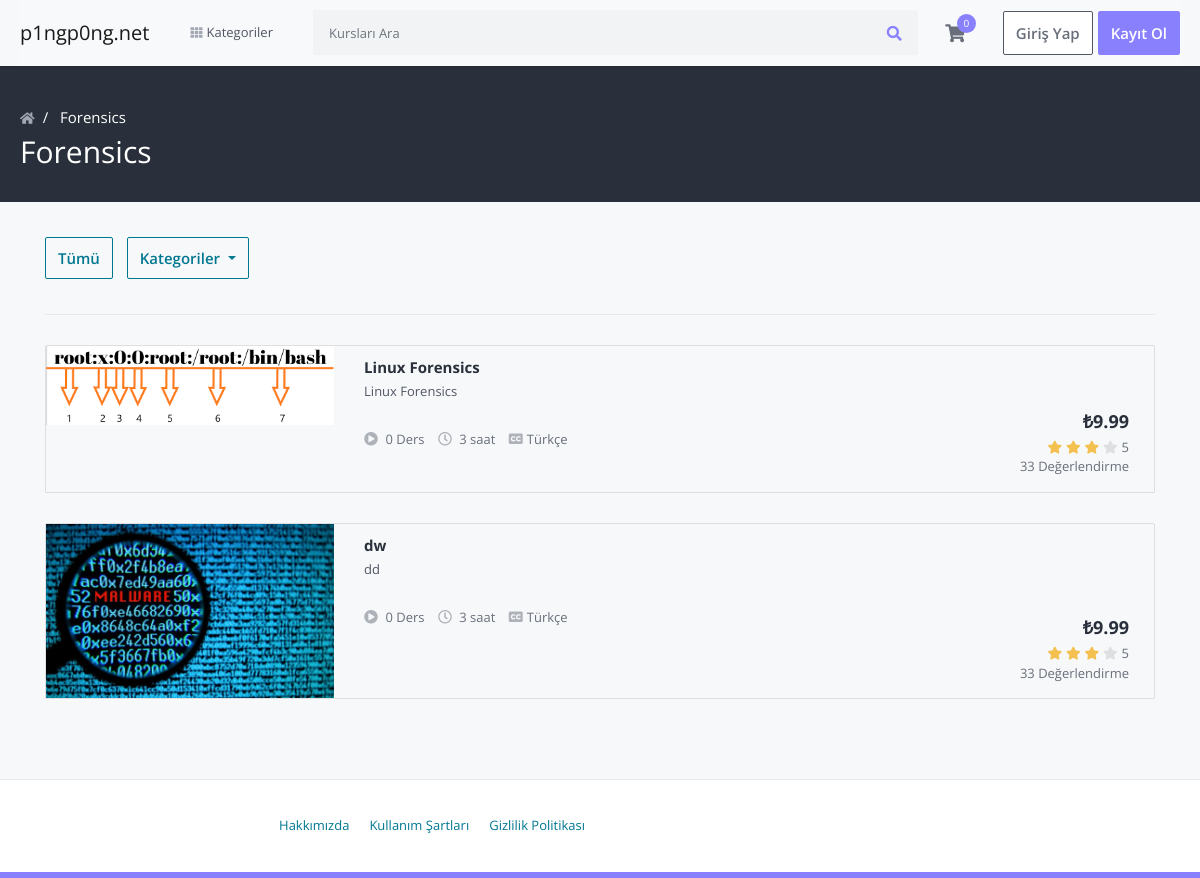
/courses/forensics/category, run on the app's committed database.
### courses/models.py (models this page shows, shortened)
class Category(models.Model):
    title = models.CharField(max_length=50)
    slug = models.SlugField(max_length=200, unique=True)

class Course(models.Model):
    title = models.CharField(max_length=200)
    user = models.ForeignKey(User, on_delete=models.CASCADE)
    category = models.ManyToManyField(Category)
    slug = models.SlugField(max_length=200, unique=True, primary_key=True, auto_created=False)
    short_description = models.TextField(blank=False, max_length=120)
    description = models.TextField(blank=False)
    outcome = models.CharField(max_length=200)
    requirements = models.CharField(max_length=200)
    language = models.CharField(max_length=200)
    price = models.FloatField(validators=[MinValueValidator(9.99)])
    level = models.CharField(max_length=20)
    thumbnail = models.ImageField(upload_to='thumbnails/')
    video_url = models.CharField(max_length=100)
    is_published = models.BooleanField(default=True)
    created_at = models.DateTimeField(default=now)
    updated_at = models.DateTimeField(default=now)

### courses/views.py (the view)
# urls.py: path('courses/<slug:slug>/category', CoursesByCategoryListView.as_view(), name='course-by-category'),
class CoursesByCategoryListView(ListView):
    model = Course
    template_name = 'courses/courses_by_category.html'
    context_object_name = 'courses'
    def get_queryset(self):
        category = Category.objects.get(slug=self.kwargs['slug'])
        return self.model.objects.filter(category=category.id)
    def get_context_data(self, **kwargs):
        context = super().get_context_data(**kwargs)
        category = Category.objects.get(slug=self.kwargs['slug'])
        context['category'] = category
        context['categories'] = Category.objects.all()
        return context

### cart/cart.py (called while the page is built)
    def __len__(self):
        return sum(item['quantity'] for item in self.cart.values())

    def get_total_price(self):
        return sum(Decimal(item['price']) * item['quantity'] for item in self.cart.values())

### cart/context_processors.py (called while the page is built)
def cart(request):
    return {'cart': Cart(request)}

### courses/context_processors.py (called while the page is built)
def categories_processor(request):
    categories = Category.objects.all()
    return {'categories': categories}

### templates/courses/courses_by_category.html (shortened to what this page needs)
{% extends 'layouts/base.html' %}
{% load static %}
{% block content %}
    <section class="category-header-area">
        <div class="container-lg">
            <div class="row">
                <div class="col">
                    <nav>
                        <ol class="breadcrumb">
                            <li class="breadcrumb-item">
                                <a href="/">
                                    <i class="fas fa-home"></i>
                                </a>
                            </li>
                            <li class="breadcrumb-item">
                                <a href="#">
                                    {{ category.title }}
                                </a>
                            </li>
                        </ol>
                    </nav>
                    <h1 class="category-name">
                        {{ category.title }}
                    </h1>
                </div>
            </div>
        </div>
    </section>
    <section class="category-course-list-area">
        <div class="container">
            <div class="row">
                <div class="col">
                    <div class="category-filter-box filter-box clearfix">
                        <a href="" class="btn btn-outline-secondary all-btn">Tümü</a>
                        <div class="btn-group category-list">
                            <a class="btn btn-outline-secondary dropdown-toggle" href="#" data-toggle="dropdown">
                                Kategoriler
                            </a>
                        </div>
                    </div>
                    <div class="category-course-list">
                        <ul>
                            {% for course in courses %}
                                <li>
                                    <div class="course-box-2">
                                        <div class="course-image">
                                            <a href="{% url 'courses:course-details' course.slug %}">
                                                <img src="/media/{{ course.thumbnail }}" alt="" class="img-fluid">
                                            </a>
                                        </div>
                                        <div class="course-details">
                                            <a href="{% url 'courses:course-details' course.slug %}"
                                               class="course-title">{{ course.title }}</a>
                                            <div class="course-subtitle">
                                                {{ course.short_description }}
                                            </div>
                                            <div class="course-meta">
                                                <span class="">
                                                    <i class="fas fa-play-circle"></i>
                                                    {{ course.lessons.count }} Ders
                                                </span>
                                                <span class="">
                                                    <i class="far fa-clock"></i>
                                                    3 saat
                                                </span>
                                                <span class="">
                                                    <i class="fas fa-closed-captioning"></i>{{ course.language }}
                                                </span>
                                            </div>
                                        </div>
                                        <div class="course-price-rating">
                                            <div class="course-price">
                                                <span class="current-price">₺{{ course.price }}</span>
                                            </div>
                                            <div class="rating">
                                                <i class="fas fa-star filled"></i>
                                                <i class="fas fa-star filled"></i>
                                                <i class="fas fa-star filled"></i>
                                                <i class="fas fa-star"></i>
                                                <span class="d-inline-block average-rating">5</span>
                                            </div>
                                            <div class="rating-number">
                                                33 Değerlendirme
                                            </div>
                                        </div>
                                    </div>
                                </li>
                            {% endfor %}
                        </ul>
                    </div>
                </div>
            </div>
        </div>
    </section>
{% endblock %}

### templates/layouts/base.html (shortened to what this page needs)
<!DOCTYPE html>
<html>
<head>
    {% include 'partials/header.html' %}
</head>
<body class="gray-bg">
{% include 'partials/navbar.html' %}
{% block content %}{% endblock %}
{% include 'partials/footer.html' %}
</body>
</html>

### templates/partials/header.html (shortened to what this page needs)
{% load static %}
<link rel="stylesheet" href="{% static 'frontend/css/jquery.webui-popover.min.css' %}">
<link rel="stylesheet" href="{% static 'frontend/css/select2.min.css' %}">
<link rel="stylesheet" href="{% static 'frontend/css/slick.css' %}">
<link rel="stylesheet" href="{% static 'frontend/css/slick-theme.css' %}">
<link rel="stylesheet" href="{% static 'frontend/css/fontawesome-all.min.css' %}">
<link rel="stylesheet" href="{% static 'frontend/css/bootstrap.min.css' %}">
<link rel="stylesheet" href="{% static 'frontend/css/main.css' %}">
<link rel="stylesheet" href="{% static 'frontend/css/responsive.css' %}">
<link rel="stylesheet" href="https://cdnjs.cloudflare.com/ajax/libs/toastr.js/latest/css/toastr.css">

### templates/partials/navbar.html (shortened to what this page needs)
{% load static %}
<section class="menu-area">
    <div class="container-xl">
        <div class="row">
            <div class="col">
                <nav class="navbar navbar-expand-lg navbar-light bg-light">
                    <a class="navbar-brand" href="/">
                        p1ngp0ng.net
                    </a>
                    {% include 'partials/menu.html' %}
                    <form class="inline-form" action="{% url 'lms:search' %}" method="get" style="width: 100%;">
                        <div class="input-group search-box mobile-search">
                            <input type="text" name='q' class="form-control"
                                   placeholder="Kursları Ara">
                            <div class="input-group-append">
                                <button class="btn" type="submit"><i class="fas fa-search"></i></button>
                            </div>
                        </div>
                    </form>
                    <div class="cart-box menu-icon-box" id="cart_items">
                        {% include 'partials/cart.html' %}
                    </div>
                    {% if request.user.is_authenticated %}
                        <div class="user-box menu-icon-box">
                            <div class="icon">
                                <a href="">
                                    <img src="/media/{{ request.user.profile.avatar}}" alt="" class="img-fluid">
                                </a>
                            </div>
                            <div class="dropdown user-dropdown corner-triangle top-right">
                                <ul class="user-dropdown-menu">
                                    <li class="dropdown-user-info">
                                        <a href="">
                                            <div class="clearfix">
                                                <div class="user-image float-left">
                                                    <img src="/media/{{ request.user.profile.avatar}}" alt=""
                                                         class="img-fluid">
                                                </div>
                                                <div class="user-details">
                                                    <div class="user-name">
                                                        <span class="hi">hi,</span> {{ request.user.email }}
                                                    </div>
                                                    <div class="user-email">
                                                        <span class="email">{{ request.user.name }}</span>
                                                        <span class="welcome">Tekrar Hoşgeldiniz.</span>
                                                    </div>
                                                </div>
                                            </div>
                                        </a>
                                    </li>
                                    <li class="user-dropdown-menu-item">
                                        <a href="{% url 'accounts:enrolled-courses' %}">
                                            <i class="far fa-gem"></i>Kurslarım
                                        </a>
                                    </li>
                                    <li class="user-dropdown-menu-item">
                                        <a href="">
                                            <i class="far fa-heart"></i>İsteklerim
                                        </a>
                                    </li>
                                    <li class="user-dropdown-menu-item">
                                        <a href="{% url 'accounts:my-profile' %}">
                                            <i class="fas fa-user"></i>Profili Düzenle
                                        </a>
                                    </li>
                                    <li class="dropdown-user-logout user-dropdown-menu-item">
                                        <a href="{% url 'accounts:logout' %}">Çıkış Yap</a>
                                    </li>
                                </ul>
                            </div>
                        </div>
                    {% else %}
                        <div class="sign-in-box btn-group">
                            <a href="{% url 'accounts:login' %}" class="btn btn-sign-in">Giriş Yap</a>
                            <a href="{% url 'accounts:register' %}" class="btn btn-sign-up">Kayıt Ol</a>
                        </div>
                    {% endif %}
                </nav>
            </div>
        </div>
    </div>
</section>

### templates/partials/menu.html (shortened to what this page needs)
<div class="main-nav-wrap">
    <ul class="mobile-main-nav">
        <li class="has-children">
            <a href="">
                <i class="fas fa-th d-inline"></i>
                <span>Kategoriler</span>
            </a>
        </li>
    </ul>
</div>

### templates/partials/cart.html (shortened to what this page needs)
{% load static %}
<div class="icon">
    <a href=""><i class="fas fa-shopping-cart"></i></a>
    {% with total_items=cart|length %}
        {% if cart|length > 0 %}
            <span class="number">{{ cart|length }}</span>
        {% else %}
            <span class="number">0</span>
        {% endif %}
    {% endwith %}
</div>

### templates/partials/footer.html (shortened to what this page needs)
<footer class="footer-area">
    <div class="container-xl">
        <div class="row">
            <div class="col-md-6">
                <ul class="nav justify-content-md-end footer-menu">
                    <li class="nav-item">
                        <a class="nav-link"
                           href="">Hakkımızda</a>
                    </li>
                    <li class="nav-item">
                        <a class="nav-link"
                           href="">Kullanım Şartları</a>
                    </li>
                    <li class="nav-item">
                        <a class="nav-link"
                           href="">Gizlilik Politikası</a>
                    </li>
                </ul>
            </div>
        </div>
    </div>
</footer>

### templates/partials/scripts.html (shortened to what this page needs)
{% load static %}

### static/frontend/css/responsive.css (style rules this page uses)
@media (min-width:768px) { .navbar-expand-lg { -webkit-box-orient: horizontal; -webkit-box-direction: normal; -ms-flex-flow: row nowrap; flex-flow: row nowrap; -webkit-box-pack: start; -ms-flex-pack: start; justify-content: flex-start; } }
@media (min-width:768px) { .main-nav-wrap { margin: 0 30px 0 22px; } }
@media (min-width:768px) { .main-nav-wrap { margin: 0 40px 0 25px; } }
@media (min-width:768px) { .main-nav-wrap>ul>li>a { font-size: 13px; color: #505763; padding: 23px 0; display: inline-block; position: relative; padding-left: 16px } }
@media (min-width:768px) { .main-nav-wrap>ul>li>a .d-inline { position: absolute; left: 0; top:calc( 50% - 6px ); } }
@media (min-width:768px) { .main-nav-wrap>ul>li>a i { color: #a1a7b3; margin-right: 5px; font-size: 12px; } }
@media (min-width:768px) { .main-nav-wrap ul { list-style: none; margin: 0; padding: 0; } }
@media (min-width:768px) { .main-nav-wrap>ul>li { position: relative; } }
@media (min-width:768px) { .sign-in-box { margin-left: 15px; } }

### data on the page
Category: title "Forensics"
Course: thumbnail (picture), title "Linux Forensics", short_description "Linux Forensics", lessons.count "0", language "Türkçe", price "9.99"
Course: thumbnail (picture), title "dw", short_description "dd", lessons.count "0", language "Türkçe", price "9.99"
